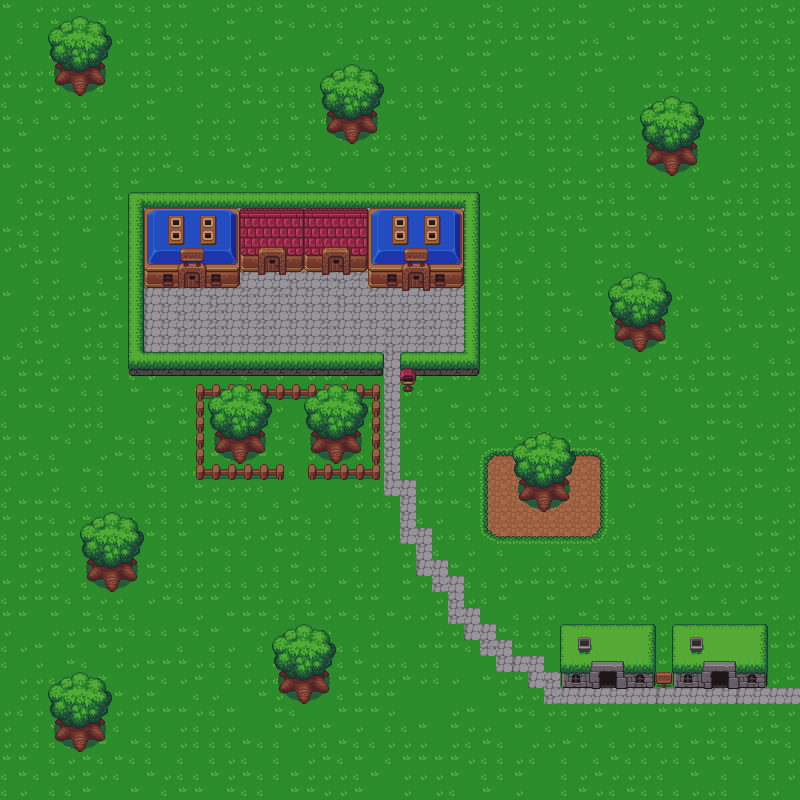

Tiled map render using the project's own tile images. Description and the map definition, with tile-layer contents summarised, below:
An orthogonal 50x50 tile map with 16x16 px tiles, 3 tile layers (Terrain, Collide, Above), 2 tilesets and 1 object (sign).

<map version="1.0" orientation="orthogonal" renderorder="right-down" width="50" height="50" tilewidth="16" tileheight="16" nextobjectid="6">
 <tileset firstgid="1" name="tileset" tilewidth="16" tileheight="16">
  <image source="tileset2.png" width="400" height="224" />
  <tile id="287">
   <properties>
    <property name="prop" value="Hello" />
   </properties>
  </tile>
 </tileset>
 <tileset firstgid="351" name="tileset2" tilewidth="16" tileheight="16">
  <image source="tileset2.png" trans="ffffff" width="400" height="224" />
  <tile id="287">
   <properties>
    <property name="prop" value="Hello" />
   </properties>
  </tile>
 </tileset>
 <layer name="Terrain" width="50" height="50">
  <data>[2500 cells, 2500 non-empty, 37 distinct tile ids]</data>
 </layer>
 <layer name="Collide" width="50" height="50">
  <data>[2500 cells, 441 non-empty, 138 distinct tile ids]</data>
 </layer>
 <objectgroup name="Objects">
  <object id="5" name="pancarte_test" type="sign" gid="287" x="400" y="480" width="16" height="16">
   <properties>
    <property name="dialog" value="Bonjour !" />
   </properties>
  </object>
 </objectgroup>
 <layer name="Above" width="50" height="50">
  <data>[2500 cells, 41 non-empty, 5 distinct tile ids]</data>
 </layer>
</map>
